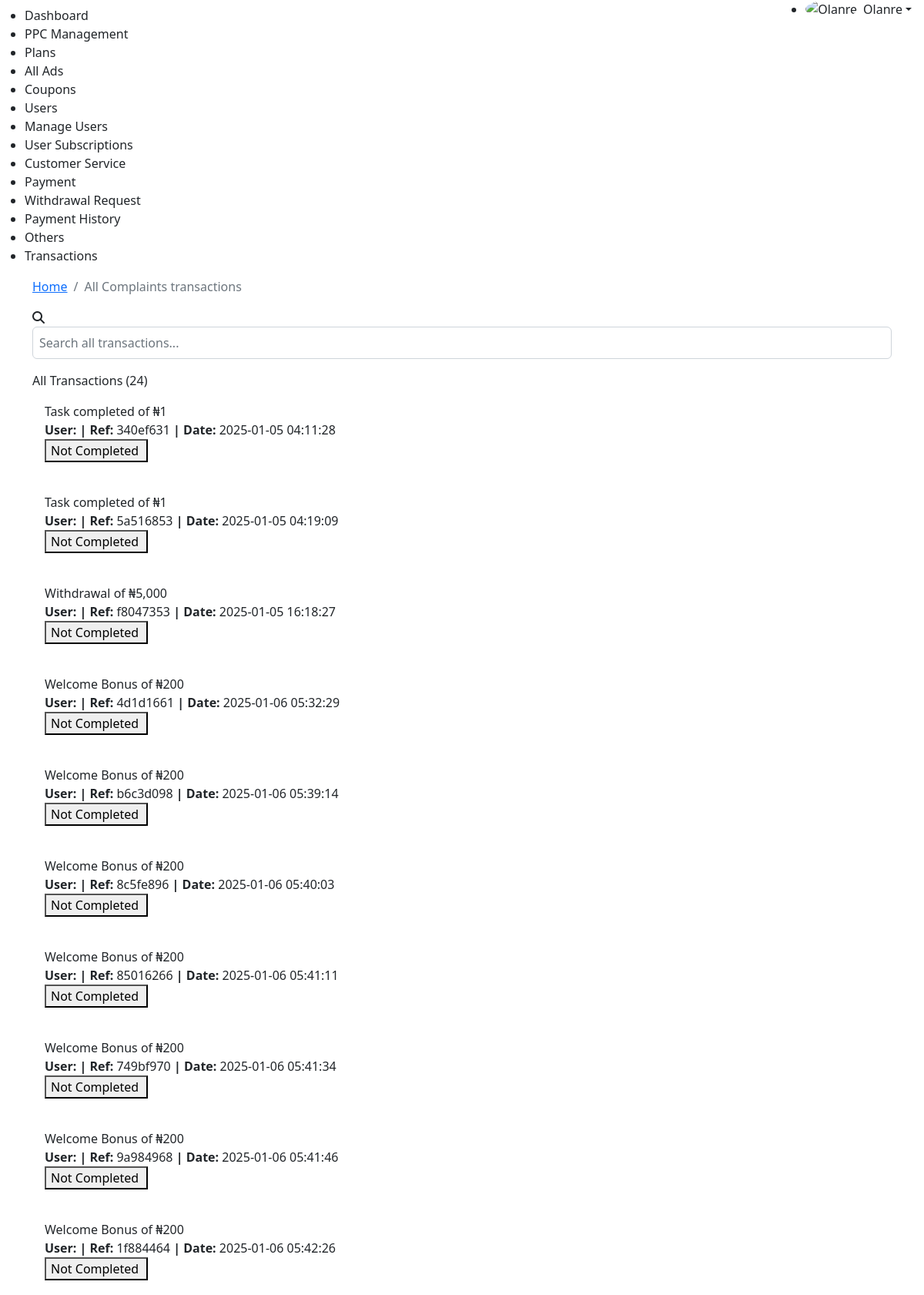
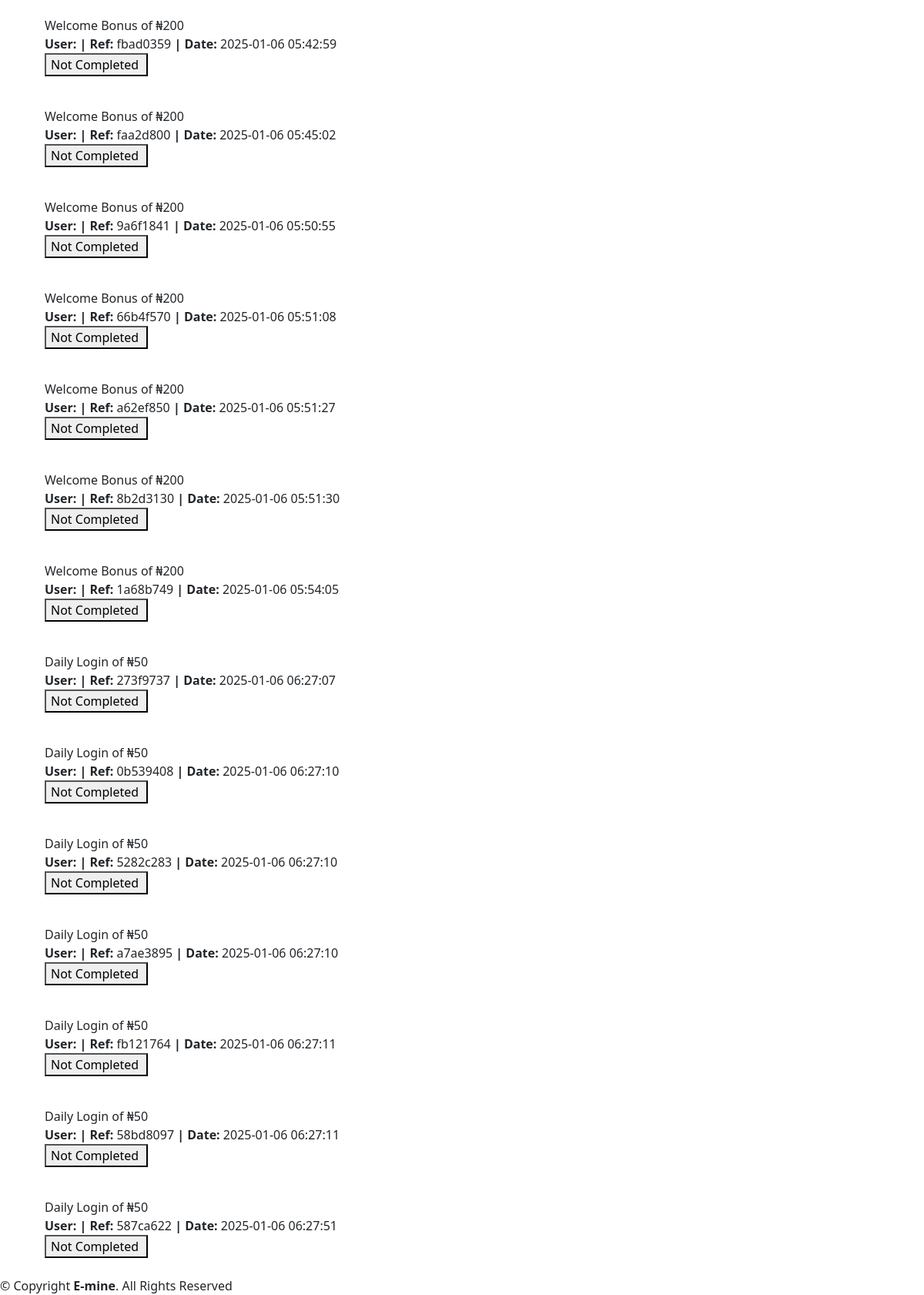
The app's page /admin/transactions.php (signed in) with its own data (2 pictures, top to bottom).
### tables this page shows
CREATE TABLE `transactions` (
  `id` int(11) NOT NULL,
  `user_id` int(11) NOT NULL,
  `transaction_id` varchar(25) NOT NULL,
  `description` varchar(120) NOT NULL,
  `amount` int(11) NOT NULL,
  `status` varchar(50) NOT NULL,
  `transaction_type` varchar(50) NOT NULL,
  `created_on` timestamp NOT NULL DEFAULT current_timestamp()
);

### admin/transactions.php (the view, shortened to what this page needs)
<?php
	require_once("config/function.php");
	if(isset($_SESSION['user'])  && isset($_SESSION['user_id']) && $_SESSION['position'] == "admin") {
		$user = $_SESSION['user'];
		$user_info = get_admin_user_info($user);
	} else {
		session_destroy();
		header("Location: /logged_out");
	}
	require_once("layout/admin-header.php"); ?>
	<main class="main" id="main">
		<section class="section dashboard container" id="affiliate">
			<div class="pagetitle">
				<nav>
				  <ol class="breadcrumb">
					<li class="breadcrumb-item"><a href="index.php">Home</a></li>
					<li class="breadcrumb-item active">All Complaints transactions</li>
				  </ol>
				</nav>
			</div>
			<div class="tablet-w-100">
				<div class="form-group flex mt-1 relative" id="search-box">
					<i class="fa fa-search mr-1"></i><input class="form-control upload p-2 shadow-none" type="text" placeholder="Search all transactions..." value="<?php if (isset($_GET["complaint_id"])) { echo ($_GET["complaint_id"]); }  ?>">
				</div>
				<?php
					$transaction_sql = "SELECT * FROM  `transactions`";
					$transaction_query = $db->prepare($transaction_sql);
					$transaction_query->execute();
					$number_of_transactions = $transaction_query->rowCount();
					$transaction_details = $transaction_query->fetchAll(PDO::FETCH_ASSOC);
				?>
				<div class="mt-3">
					<p class="md b-3 m-0">All Transactions (<?= $number_of_transactions ?>)</p>
					<div class="tablet-w-100 ">
						<?php
							if ($number_of_transactions > 0) {
								foreach ($transaction_details as $transaction): ?>
									<div class="info-card p-3 mobile-p-1 mb-2" id="transaction<?= $transaction["id"] ?>">
										<div class="flex-between ai-center">
											<div>
												<p class="xxsm m-0 b-3"><?= ucfirst($transaction["description"]) ?> of ₦<?= number_format($transaction["amount"]) ?></p>
												<p class="ssm m-0 b-2"><b>User:</b> <?= get_user_info_by_id($transaction["user_id"])["number"] ?> <b>|</b> <b>Ref:</b> <?= $transaction["transaction_id"] ?> <b>|</b> <b>Date:</b> <?= $transaction["created_on"] ?></p>
											</div>
											<div class="flex">
												<?php if ($transaction["status"] == 1) { ?>
													<button class="warning-btn mobile-w-fit">
													<span>Pending</span>
												<?php } elseif ($transaction["status"] == 2) { ?>
													<button class="success-btn mobile-w-fit">
													<span>Completed</span>
												<?php } else { ?>
													<button class="danger-btn mobile-w-fit">
													<span>Not Completed</span>
												<?php } ?>
												</button>
											</div>
										</div>
									</div>
								<?php
								endforeach;
							} else { ?>
							<?php }
						?>
					</div>
				</div>
			</div>
		</section>
	</main>
	<?php
	require_once("layout/admin-footer.php");
?>

### admin/layout/admin-header.php (shortened to what this page needs)
<!DOCTYPE html>
<html lang="en">
<head>
  <link href="assets/vendor/bootstrap/css/bootstrap.min.css" rel="stylesheet">
  <link href="assets/vendor/bootstrap-icons/bootstrap-icons.css" rel="stylesheet">
  <link href="assets/vendor/boxicons/css/boxicons.min.css" rel="stylesheet">
  <link href="assets/vendor/quill/quill.snow.css" rel="stylesheet">
  <link href="assets/vendor/quill/quill.bubble.css" rel="stylesheet">
  <link href="assets/vendor/remixicon/remixicon.css" rel="stylesheet">
  <link href="assets/css/style.css" rel="stylesheet">
  <link href="assets/css/utilities.css" rel="stylesheet">
  <link href="assets/css/utilities_media_query.css" rel="stylesheet">
  <link  rel="stylesheet" href="https://cdnjs.cloudflare.com/ajax/libs/font-awesome/6.3.0/css/all.min.css">
</head>
<body>
	<header id="header" class="header fixed-top d-flex align-items-center background">
		<nav class="header-nav ms-auto">
			<ul class="d-flex align-items-center">
				<li class="nav-item dropdown pe-3">
					<a class="nav-link nav-profile d-flex align-items-center pe-0" href="#" data-bs-toggle="dropdown">
						<img src="https://https://emine.com.ng/admin/uploads/users/<?php if (!empty($user_info["image"])) { echo $user_info["image"]; } else { echo "user.png"; }; ?>" alt="<?= $user ?>" class="rounded-circle">
						<span class="d-none d-md-block dropdown-toggle ps-2"><?= $user; ?></span>
					</a>
				</li>
			</ul>
		</nav>
	</header>
	<aside id="sidebar" class="sidebar mt-2">
		<ul class="sidebar-nav" id="sidebar-nav">
			<li class="nav-item">
				<a class="nav-link collapsed" href="index.php">
					<span>Dashboard</span>
				</a>
			</li>
			<li class="nav-heading">PPC Management</li>
			<li class="nav-item">
				<a class="nav-link collapsed" href="Subscriptions.php">
					<span>Plans</span>
				</a>
			</li>
			<li class="nav-item">
				<a class="nav-link collapsed" href="ads.php">
					<span>All Ads</span>
				</a>
			</li>
			<li class="nav-item">
				<a class="nav-link collapsed" href="coupons.php">
					<span>Coupons</span>
				</a>
			</li>
			<li class="nav-heading">Users</li>
			<li class="nav-item">
				<a class="nav-link collapsed" href="users.php">
					<span>Manage Users</span>
				</a>
			</li>
			<li class="nav-item">
				<a class="nav-link collapsed" href="user-subscriptions.php">
					<span>User Subscriptions</span>
				</a>
			</li>
			<li class="nav-item">
				<a class="nav-link collapsed" href="complaints.php">
					<span>Customer Service</span>
				</a>
			</li>
			<li class="nav-heading">Payment</li>
			<li class="nav-item">
				<a class="nav-link collapsed" href="payment.php">
					<span>Withdrawal Request</span>
				</a>
			</li>
			<li class="nav-item">
				<a class="nav-link collapsed" href="payment-history.php">
					<span>Payment History</span>
				</a>
			</li>
			<li class="nav-heading">Others</li>
			<li class="nav-item">
				<a class="nav-link collapsed" href="transactions.php">
					<span>Transactions</span>
				</a>
			</li>
		</ul>
	</aside>

### admin/layout/admin-footer.php (shortened to what this page needs)
  <footer id="footer" class="footer">
    <div class="copyright">
      &copy; Copyright <strong><span>E-mine</span></strong>. All Rights Reserved
    </div>
  </footer>
</body>
</html>

### records on screen
transactions: description "Task completed", amount "1", transaction "340ef631", created_on "2025-01-05 04:11:28", status "Not Completed"
transactions: description "Task completed", amount "1", transaction "5a516853", created_on "2025-01-05 04:19:09", status "Not Completed"
transactions: description "Withdrawal", amount "5,000", transaction "f8047353", created_on "2025-01-05 16:18:27", status "Not Completed"
transactions: description "Welcome Bonus", amount "200", transaction "4d1d1661", created_on "2025-01-06 05:32:29", status "Not Completed"
transactions: description "Welcome Bonus", amount "200", transaction "b6c3d098", created_on "2025-01-06 05:39:14", status "Not Completed"
transactions: description "Welcome Bonus", amount "200", transaction "8c5fe896", created_on "2025-01-06 05:40:03", status "Not Completed"
transactions: description "Welcome Bonus", amount "200", transaction "85016266", created_on "2025-01-06 05:41:11", status "Not Completed"
transactions: description "Welcome Bonus", amount "200", transaction "749bf970", created_on "2025-01-06 05:41:34", status "Not Completed"
transactions: description "Welcome Bonus", amount "200", transaction "9a984968", created_on "2025-01-06 05:41:46", status "Not Completed"
transactions: description "Welcome Bonus", amount "200", transaction "1f884464", created_on "2025-01-06 05:42:26", status "Not Completed"
transactions: description "Welcome Bonus", amount "200", transaction "fbad0359", created_on "2025-01-06 05:42:59", status "Not Completed"
transactions: description "Welcome Bonus", amount "200", transaction "faa2d800", created_on "2025-01-06 05:45:02", status "Not Completed"
transactions: description "Welcome Bonus", amount "200", transaction "9a6f1841", created_on "2025-01-06 05:50:55", status "Not Completed"
transactions: description "Welcome Bonus", amount "200", transaction "66b4f570", created_on "2025-01-06 05:51:08", status "Not Completed"
transactions: description "Welcome Bonus", amount "200", transaction "a62ef850", created_on "2025-01-06 05:51:27", status "Not Completed"
transactions: description "Welcome Bonus", amount "200", transaction "8b2d3130", created_on "2025-01-06 05:51:30", status "Not Completed"
transactions: description "Welcome Bonus", amount "200", transaction "1a68b749", created_on "2025-01-06 05:54:05", status "Not Completed"
transactions: description "Daily Login", amount "50", transaction "273f9737", created_on "2025-01-06 06:27:07", status "Not Completed"
transactions: description "Daily Login", amount "50", transaction "0b539408", created_on "2025-01-06 06:27:10", status "Not Completed"
transactions: description "Daily Login", amount "50", transaction "5282c283", created_on "2025-01-06 06:27:10", status "Not Completed"
transactions: description "Daily Login", amount "50", transaction "a7ae3895", created_on "2025-01-06 06:27:10", status "Not Completed"
transactions: description "Daily Login", amount "50", transaction "fb121764", created_on "2025-01-06 06:27:11", status "Not Completed"
transactions: description "Daily Login", amount "50", transaction "58bd8097", created_on "2025-01-06 06:27:11", status "Not Completed"
transactions: description "Daily Login", amount "50", transaction "587ca622", created_on "2025-01-06 06:27:51", status "Not Completed"

### other values on screen
$user "Olanre"
$number_of_transactions "24"
